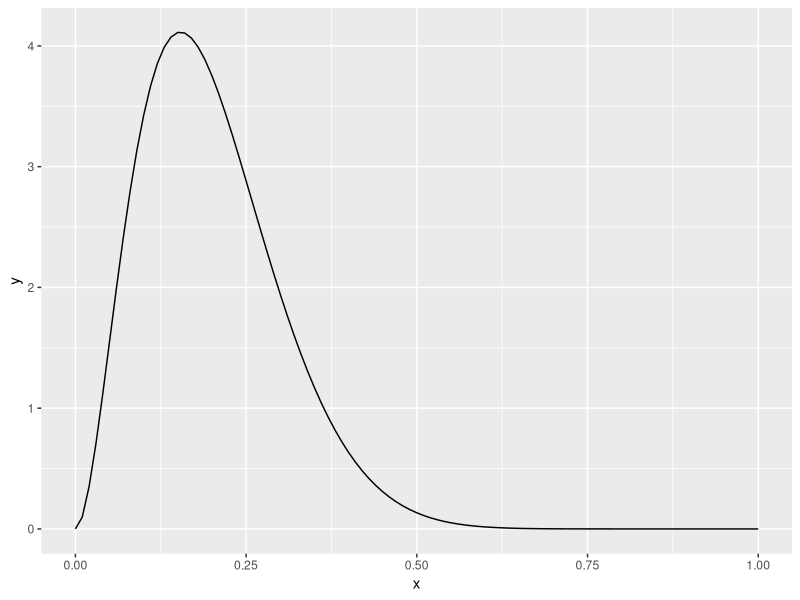
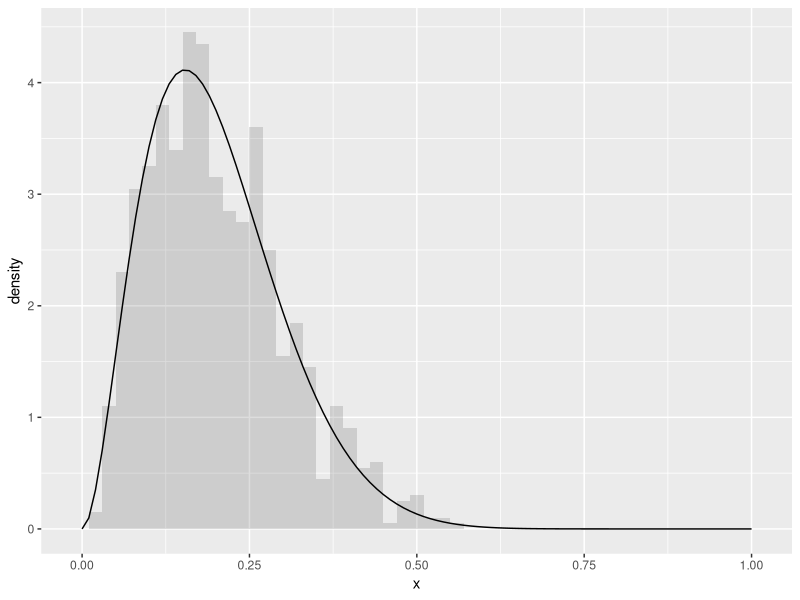

These figures' R source, in order:
## ---- chunk 1
# 2. basic computer skills
library(tidyverse)

m <- 0.2
sd <- 0.01
alpha <- m * (m*(1-m)/sd-1)
beta <- alpha*(1-m)/m

ggplot(data = data.frame(x = c(0, 1)), aes(x)) +
  stat_function(fun = dbeta, n = 101, args = list(shape1=alpha, shape2=beta))

d <- data.frame(x=rbeta(1000, alpha,beta))

ggplot(data = data.frame(x = c(0, 1)), aes(x)) +
  geom_histogram(data=d, aes(x=x, y=..density..), binwidth = 0.02, alpha=0.2) +
  stat_function(fun = dbeta, n = 101, args = list(shape1=alpha, shape2=beta))

mean(d$x)
var(d$x)
quantile(d$x, 0.025)
quantile(d$x, 0.975)


## ---- chunk 2


#test 
practice_boxes <- matrix(c(2,2,1,5,5,1), ncol = 2,
dimnames = list(c("A", "B", "C"), c("red", "white")))

# actual
real_boxes <- matrix(c(2,4,1,5,1,3), ncol = 2,
dimnames = list(c("A", "B", "C"), c("red", "white")))


## ---- chunk 3
probabilities <- c(A=0.4, B=0.1, C=0.5)

p_red <- function(boxes, probabilities) {
  p_red <- (boxes["A", "red"]/sum(boxes["A",]))*probabilities["A"]+
    (boxes["B", "red"]/sum(boxes["B",]))*probabilities["B"]+
    (boxes["C", "red"]/sum(boxes["C",]))*probabilities["C"]
  return(unname(p_red))
}

p_red(practice_boxes, probabilities)
## ---- chunk 4
p_box <- function(boxes, probabilities) {
  p_red_A <- ((boxes["A", "red"]/sum(boxes["A",]))*probabilities["A"]) 
  p_red_B <- ((boxes["B", "red"]/sum(boxes["B",]))*probabilities["B"])
  p_red_C <- ((boxes["C", "red"]/sum(boxes["C",]))*probabilities["C"])
  p_a_red <- p_red_A / (p_red_A+p_red_B+p_red_C)
  p_b_red <- p_red_B / (p_red_A+p_red_B+p_red_C)
  p_c_red <- p_red_C / (p_red_A+p_red_B+p_red_C)
  unname(c(p_a_red, p_b_red, p_c_red))
}
p_box(practice_boxes, probabilities)


## ---- chunk 5
p_identical_twin <- function(fraternal_prob=1/125, identical_prob=1/300) {
  identical_prob / (identical_prob + 0.5*fraternal_prob)
}
